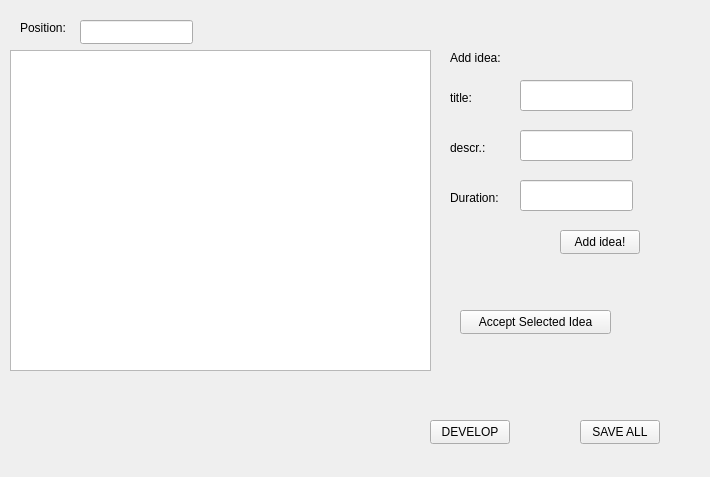
<?xml version="1.0" encoding="UTF-8"?>
<ui version="4.0">
 <class>Researcher_WindowClass</class>
 <widget class="QWidget" name="Researcher_WindowClass">
  <property name="geometry">
   <rect>
    <x>0</x>
    <y>0</y>
    <width>710</width>
    <height>477</height>
   </rect>
  </property>
  <property name="windowTitle">
   <string>Researcher_Window</string>
  </property>
  <widget class="QTableView" name="tableView">
   <property name="geometry">
    <rect>
     <x>10</x>
     <y>50</y>
     <width>421</width>
     <height>321</height>
    </rect>
   </property>
  </widget>
  <widget class="QLabel" name="label">
   <property name="geometry">
    <rect>
     <x>20</x>
     <y>20</y>
     <width>49</width>
     <height>16</height>
    </rect>
   </property>
   <property name="text">
    <string>Position:</string>
   </property>
  </widget>
  <widget class="QLineEdit" name="position_edit">
   <property name="geometry">
    <rect>
     <x>80</x>
     <y>20</y>
     <width>113</width>
     <height>24</height>
    </rect>
   </property>
  </widget>
  <widget class="QLabel" name="label_2">
   <property name="geometry">
    <rect>
     <x>450</x>
     <y>50</y>
     <width>101</width>
     <height>16</height>
    </rect>
   </property>
   <property name="text">
    <string>Add idea:</string>
   </property>
  </widget>
  <widget class="QLabel" name="label_3">
   <property name="geometry">
    <rect>
     <x>450</x>
     <y>90</y>
     <width>49</width>
     <height>16</height>
    </rect>
   </property>
   <property name="text">
    <string>title:</string>
   </property>
  </widget>
  <widget class="QLineEdit" name="titleEdit">
   <property name="geometry">
    <rect>
     <x>520</x>
     <y>80</y>
     <width>113</width>
     <height>31</height>
    </rect>
   </property>
  </widget>
  <widget class="QLabel" name="label_4">
   <property name="geometry">
    <rect>
     <x>450</x>
     <y>140</y>
     <width>49</width>
     <height>16</height>
    </rect>
   </property>
   <property name="text">
    <string>descr.:</string>
   </property>
  </widget>
  <widget class="QLineEdit" name="descrEdit">
   <property name="geometry">
    <rect>
     <x>520</x>
     <y>130</y>
     <width>113</width>
     <height>31</height>
    </rect>
   </property>
  </widget>
  <widget class="QLabel" name="label_5">
   <property name="geometry">
    <rect>
     <x>450</x>
     <y>190</y>
     <width>49</width>
     <height>16</height>
    </rect>
   </property>
   <property name="text">
    <string>Duration:</string>
   </property>
  </widget>
  <widget class="QLineEdit" name="DurationEdit">
   <property name="geometry">
    <rect>
     <x>520</x>
     <y>180</y>
     <width>113</width>
     <height>31</height>
    </rect>
   </property>
  </widget>
  <widget class="QPushButton" name="addButton">
   <property name="geometry">
    <rect>
     <x>560</x>
     <y>230</y>
     <width>80</width>
     <height>24</height>
    </rect>
   </property>
   <property name="text">
    <string>Add idea!</string>
   </property>
  </widget>
  <widget class="QPushButton" name="acceptButton">
   <property name="geometry">
    <rect>
     <x>460</x>
     <y>310</y>
     <width>151</width>
     <height>24</height>
    </rect>
   </property>
   <property name="text">
    <string>Accept Selected Idea</string>
   </property>
  </widget>
  <widget class="QPushButton" name="seniorButton">
   <property name="geometry">
    <rect>
     <x>580</x>
     <y>420</y>
     <width>80</width>
     <height>24</height>
    </rect>
   </property>
   <property name="text">
    <string>SAVE ALL</string>
   </property>
  </widget>
  <widget class="QPushButton" name="developButton">
   <property name="geometry">
    <rect>
     <x>430</x>
     <y>420</y>
     <width>80</width>
     <height>24</height>
    </rect>
   </property>
   <property name="text">
    <string>DEVELOP</string>
   </property>
  </widget>
 </widget>
 <layoutdefault spacing="6" margin="11"/>
 <resources/>
 <connections/>
</ui>
